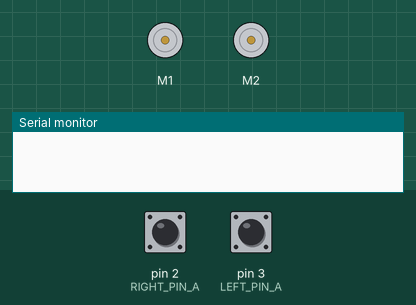
Simulated run of this sketch. Board: Arduino Uno, built with avr-gcc and run on an emulated ATmega328P. Parts: 2 × DC motor (green arrow = forward, orange = backward, longer = faster), the last lines printed to the serial monitor. The inputs (shaded band) are chosen by the test bench; at power-on: pin 2 (RIGHT_PIN_A) HIGH, pin 3 (LEFT_PIN_A) HIGH.

Above: at 0.1 s.
At 1.6 s:
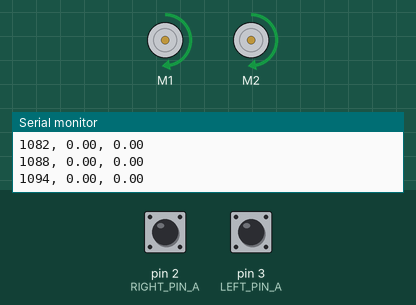
Timing chart, 0 to 6.0 s (numbered marks = the images above):
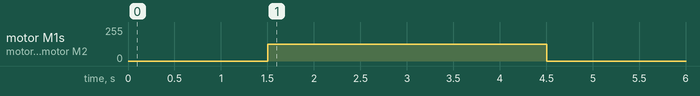

The sketch:

ForwardStepNoControl.ino
```cpp
/*
 * The Seedsters
 * Created by Scott Reeder
 *
 * This code implements a step response for forward motion of the robot. It then prints out time
 * and velocity values to the serial monitor
 */

#include <DualMC33926MotorShield.h>


//\\\\\\\\\\\\\\\\\\\\\\\\\\\\\\\\\\\\\\\\\\\\\\\\\\\\\\\\\\\\\\\\\\\\\\\\\\\\\\\\\\\\
//\\\\\\\ MOTOR 1 == RIGHT MOTOR   \\\\\\\\\\  MOTOR 2 == LEFT MOTOR \\\\\\\\\\\\\\\\\
/////////////////////////////////////////////////////////////////////////////////////
DualMC33926MotorShield md;//create motor object

// Pin A and pin B define the CLK and DT outputs of the encoder, respectively
#define MOTORVOLTAGE  400
const int LEFT_PIN_A = 3; //encoder 1 pin A
const int LEFT_PIN_B = 11; //encoder 1 pin B
const int RIGHT_PIN_A = 2; //encoder 2 pin A
const int RIGHT_PIN_B = 5; //encoder 2 pin B

// This program uses a state machine to track the encoder’s position
// These variables store the state of the encoder
bool A_CURRENT_STATE_LEFT = 0;
bool B_CURRENT_STATE_LEFT = 0;
bool A_CURRENT_STATE_RIGHT = 0;
bool B_CURRENT_STATE_RIGHT = 0;

int index = 0;

int countLeft; // measures left motor encoder counts -- counts
int countRight; // measures right motor encoder counts -- counts
int intError = 0; //integral error for I in PI controller
int prevMyTime = 0; //previous loop time marker -- milliseconds
int currMyTime = 0; //current time marker -- milliseconds
int prev_pos = 0; // stores the position of the motor in the previous loop -- position in degrees
int target = 0; // target position -- position in degrees
double motorVal = 0;//variable to hold the value we write to the motor -- units in degrees
double current_posLeft = 0; // current position of the motor -- position in degrees
double current_posRight = 0; // current position of the motor -- position in degrees

// Proportional controller constants

int wait = 0; // tracks the current time to determine when the 1 second wait is up
int beginTime = 0; // the time when the void setup ends
bool start = 1; // ensures that the motors are only set to step once

void setup() {

  // Intialize Encoder pins
  pinMode(LEFT_PIN_A, INPUT);
  pinMode(LEFT_PIN_B, INPUT);
  pinMode(RIGHT_PIN_A, INPUT);
  pinMode(RIGHT_PIN_B, INPUT);

  Serial.begin(115200);

  // Setting up the interrupt handler
  // Activates whenever the CLK pin on the encoder changes voltage
  attachInterrupt(digitalPinToInterrupt(LEFT_PIN_A), LeftTick, CHANGE);
  attachInterrupt(digitalPinToInterrupt(RIGHT_PIN_A), RightTick, CHANGE);
  md.init(); //initialize  motor
  delay(500); //delay to let motor initialize
  wait = millis(); //get the current program time
  beginTime = wait; //store the program time as the begining of the void loop
}

void loop() {

  // Normalizing the unitless encoder counts into a 360 degree rotation
  current_posLeft = double(countLeft)/4.44;//2.22
  current_posRight = double(countRight)/4.44;//2.22

  if(start && ((wait-beginTime) >995)){ //when 1 second has elapsed, begin the step response
    //set motors to final step value
    md.setM1Speed(MOTORVOLTAGE/2);
    md.setM2Speed(MOTORVOLTAGE/2);
    start = 0;// note that motors have already been set
  }
  else if (start)wait = millis();

  currMyTime = millis() - beginTime; // remove program startup time from time measurement variable

  //Print out the necessary values
  Serial.print(currMyTime);
  Serial.print(", ");
  Serial.print(current_posLeft);
  Serial.print(", ");
  Serial.print(current_posRight);
  Serial.println();

  delay(5);

  if (millis() >=3000+wait){ //stop the response after 3 seconds
    md.setM1Speed(0);
    md.setM2Speed(0);
    while(1);
  }

}


// Encoder interrupt
void LeftTick() {

  A_CURRENT_STATE_LEFT = digitalRead(LEFT_PIN_A);//read state of signal A
  B_CURRENT_STATE_LEFT = digitalRead(LEFT_PIN_B);//read state of signal B

  if (A_CURRENT_STATE_LEFT==B_CURRENT_STATE_LEFT){ //if the signals are the same

    countLeft-=1;//subract from the count
  }
  else {//if signals are different
    countLeft+=1;//add 2 to the count
  }
}

void RightTick() {

  A_CURRENT_STATE_RIGHT = digitalRead(RIGHT_PIN_A); //read state of signal A
  B_CURRENT_STATE_RIGHT = digitalRead(RIGHT_PIN_B); //read state of signal B

  if (A_CURRENT_STATE_RIGHT==B_CURRENT_STATE_RIGHT){ //if the signals are the same

    countRight+=1;//subract from the count
  }
  else {//if signals are different
    countRight-=1;//add 2 to the count
  }
}
```

Measured:
- by itself, motor M1, motor M2: stopped → forward 127/255 at 1.5 s, → stopped 3.0 s later
